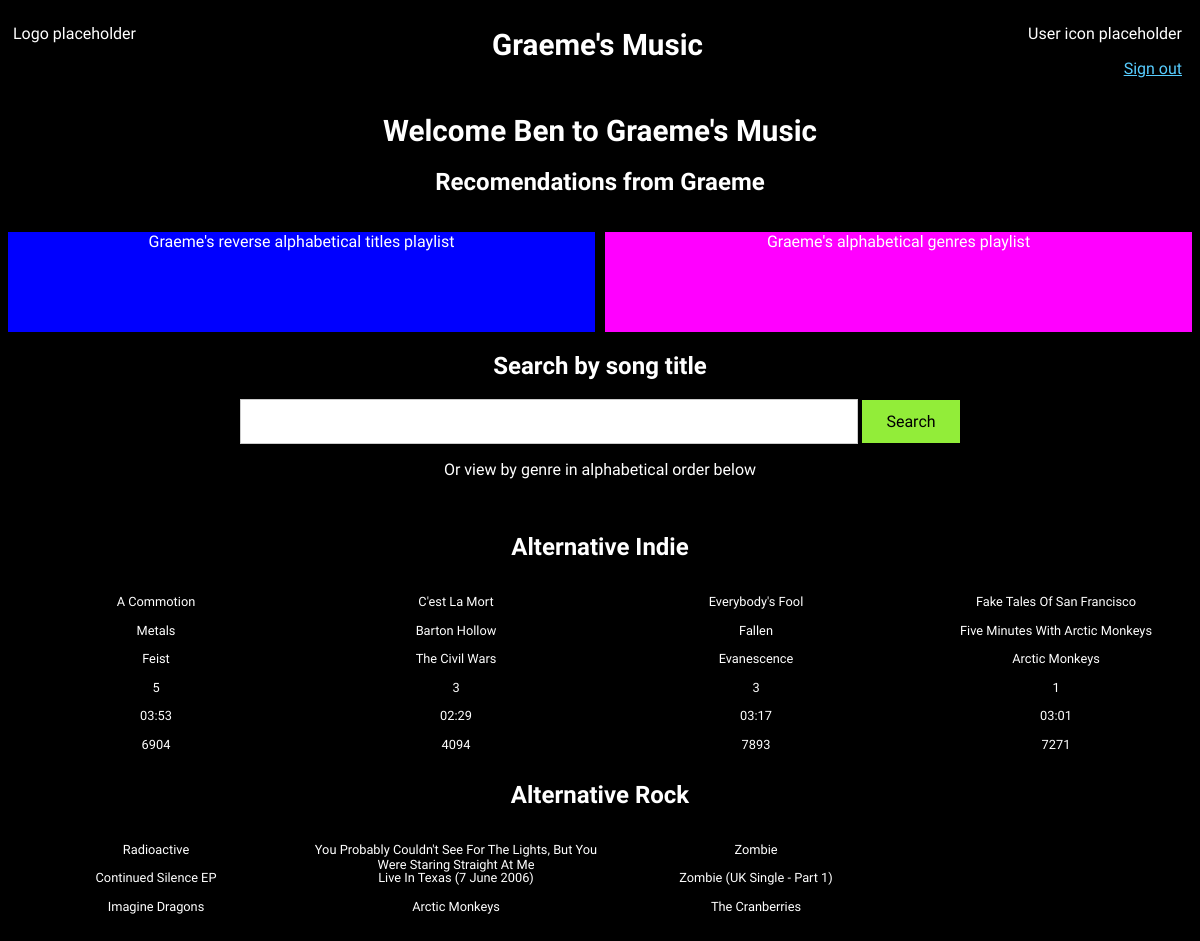
Screenshot of /index.php (signed in) with the database file from the repository.
### tables this page shows
CREATE TABLE `graeme_music_main` (
  `song_id` smallint unsigned NOT NULL AUTO_INCREMENT,
  `file_name` varchar(90) NOT NULL,
  `title` varchar(90) NOT NULL,
  `track_number` tinyint unsigned NOT NULL,
  `duration` char(5) NOT NULL,
  `size` int unsigned NOT NULL,
  `album_id` smallint unsigned NOT NULL,
  PRIMARY KEY (`song_id`),
  KEY `song_id` (`song_id`),
  KEY `album_id` (`album_id`),
  CONSTRAINT `graeme_music_main_ibfk_1` FOREIGN KEY (`album_id`) REFERENCES `graeme_music_album` (`album_id`) ON DELETE CASCADE ON UPDATE CASCADE
);

CREATE TABLE `graeme_music_album` (
  `album_id` smallint unsigned NOT NULL AUTO_INCREMENT,
  `album` varchar(60) NOT NULL,
  PRIMARY KEY (`album_id`),
  KEY `album_id` (`album_id`)
);

CREATE TABLE `graeme_music_artist` (
  `artist_id` smallint unsigned NOT NULL AUTO_INCREMENT,
  `artist` varchar(35) NOT NULL,
  PRIMARY KEY (`artist_id`),
  KEY `artist_id` (`artist_id`)
);

### index.php (the view, shortened to what this page needs)
<?php
if(!isset($_SESSION['login_user'])) {
	header("location:login.php");
} else{
	$user = $_SESSION['login_user'];
}
?>
<!DOCTYPE html>
<html>
	<head>
		<link rel="stylesheet" href="css/style.css">
	</head>
	<body>
		<div class="header">
			<div class="logo">
				<p>Logo placeholder</p>
			</div>
			<div class="header_text">
				<h1>Graeme's Music</h1>
			</div>
			<div class="user_info">
				<p>User icon placeholder</p>
				<p><a href="sign_out.php">Sign out</a></p>
			</div>
		</div>
		<div class="main_container">
			<h1>Welcome <?php echo $user; ?> to Graeme's Music</h1>
			<h2>Recomendations from Graeme</h2>
			<div class="playlist_links">
				<a href="playlist1.php">
					<div class="playlist1_link">
						<p>Graeme's reverse alphabetical titles playlist</p>
					</div>
				</a>
				<a href="playlist2.php">
					<div class="playlist2_link">
						<p>Graeme's alphabetical genres playlist</p>
					</div>
				</a>
			</div>
			<h2>Search by song title</h2>
			<div class="search_bar">
				<form method="post" id="search_bar">
					<input type="text" name="search">
					<input type="submit" value="Search">
				</form>
				<p>Or view by genre in alphabetical order below</p>
			</div>
			<br>
			<div class="genre_container">
				<div>
					<h2>Alternative Indie</h2>
					<ul>
						<?php
						require "13CSI_Graeme_Music_Assessment_mysqli.php";
						$alt_indie_query = "SELECT m.song_id, m.file_name, m.title, m.track_number, m.duration, m.size, al.album, ar.artist, g.genre
						FROM graeme_music_main AS m
						JOIN graeme_music_album AS al ON m.album_id = al.album_id
						JOIN graeme_music_main_to_artist AS mta ON m.song_id = mta.song_id
						JOIN graeme_music_artist AS ar ON mta.artist_id = ar.artist_id
						JOIN graeme_music_main_to_genre AS mtg ON m.song_id = mtg.song_id
						JOIN graeme_music_genre AS g ON mtg.genre_id = g.genre_id
						WHERE g.genre = 'Alternative Indie'";
						$result = mysqli_query($conn,$alt_indie_query);
						while($output=mysqli_fetch_array($result)) {
						?>
						<li>
							<div class="genre_data_container">
								<div class="genre_data"><p><?php echo $output['title']; ?></p></div>
								<div class="genre_data"><p><?php echo $output['album']; ?></p></div>
								<div class="genre_data"><p><?php echo $output['artist']; ?></p></div>
								<div class="genre_data"><p><?php echo $output['track_number']; ?></p></div>
								<div class="genre_data"><p><?php echo $output['duration']; ?></p></div>
								<div class="genre_data"><p><?php echo $output['size']; ?></p></div>
							</div>
						</li>
						<?php
						}
						?>
					</ul>
				</div>
				<div>
					<h2>Alternative Rock</h2>
					<ul>
						<?php
						$alt_rock_query = "SELECT m.song_id, m.file_name, m.title, m.track_number, m.duration, m.size, al.album, ar.artist, g.genre
						FROM graeme_music_main AS m
						JOIN graeme_music_album AS al ON m.album_id = al.album_id
						JOIN graeme_music_main_to_artist AS mta ON m.song_id = mta.song_id
						JOIN graeme_music_artist AS ar ON mta.artist_id = ar.artist_id
						JOIN graeme_music_main_to_genre AS mtg ON m.song_id = mtg.song_id
						JOIN graeme_music_genre AS g ON mtg.genre_id = g.genre_id
						WHERE g.genre = 'Alternative Rock'";
						$result = mysqli_query($conn,$alt_rock_query);
						while($output=mysqli_fetch_array($result)) {
						?>
						<li>
							<div class="genre_data_container">
								<div class="genre_data"><p><?php echo $output['title']; ?></p></div>
								<div class="genre_data"><p><?php echo $output['album']; ?></p></div>
								<div class="genre_data"><p><?php echo $output['artist']; ?></p></div>
								<div class="genre_data"><p><?php echo $output['track_number']; ?></p></div>
							</div>
						</li>
						<?php
						}
						?>
					</ul>
				</div>
			</div>
		</div>
	</body>
</html>

### css/style.css (style rules this page uses)
p { color: #fff; padding-left: 5px; padding-right: 5px; font-size: 1em; font-family: "Nanum Gothic", sans-serif; font-weight: 400; font-style: normal; }
h1 { color: #fff; text-align: center; font-size: 1.85em; font-family: "REM", sans-serif; font-optical-sizing: auto; font-weight: bold; font-style: normal; }
h2 { color: #fff; text-align: center; font-size: 1.5em; font-family: "REM", sans-serif; font-optical-sizing: auto; font-weight: bold; font-style: normal; }
input, textarea { font-size: 1em; font-family: "Nanum Gothic", sans-serif; font-weight: 400; font-style: normal; }
a:link { color: #57cdff; }
body { background: #000; }
.header { width: 100%; height: 100%; max-height: 400px; position: relative; display: flex; flex-flow: row nowrap; justify-content: start; background: #000; overflow: hidden; }
.logo { flex: 20%; }
.header_text { flex: 60%; text-align: center; }
.user_info { flex: 20%; float: right; text-align: right; padding-right: 5px; }
.main_container { max-height: 825px; height: 100%; overflow: scroll; overflow-x: hidden; }
.playlist_links { width: 100%; height: 100%; display: flex; flex-flow: column nowrap; justify-content: center; }
.playlist_links a { flex: 50%; text-align: center; text-decoration: none; }
.playlist1_link { height: 100px; background: #00f; }
.playlist2_link { height: 100px; background: #f0f; }
@media only screen and (min-width: 601px) { .playlist_links { flex-direction: row; column-gap: 10px; } }
.search_bar { width: 100%; height: 100%; text-align: center; }
.search_bar input[type=text] { width: 50%; padding: 12px; border: 1px solid #ccc; }
.search_bar input[type=submit] { background: #92ed39; padding: 12px 24px; border: none; cursor: pointer; }
.genre_container ul { overflow-x: scroll; overflow-y: hidden; white-space: nowrap; margin-left: 0; margin-right: 0; padding-left: 0; padding-right: 0; }
.genre_container ul li { display: inline-block; padding-bottom: 30px; width: 50%; text-align: center; }
@media only screen and (min-width: 601px) { .genre_container ul li { width: 25%; } }
.genre_data_container { width: 100%; white-space: wrap; display: grid; grid-gap: 5%; grid-template-rows: 14% 14% 14% 14% 14% 14%; grid-template-columns: 100%; }
.genre_data { text-align: center; height: 25px; font-size: 80%; font-family: "Nanum Gothic", sans-serif; font-weight: 400; font-style: normal; }

### rows the page displays
graeme_music_main: title "A Commotion", album.album "Metals", graeme_music_artist.artist "Feist", track_number "5", duration "03:53", size "6904"
graeme_music_main: title "C'est La Mort", album.album "Barton Hollow", graeme_music_artist.artist "The Civil Wars", track_number "3", duration "02:29", size "4094"
graeme_music_main: title "Everybody's Fool", album.album "Fallen", graeme_music_artist.artist "Evanescence", track_number "3", duration "03:17", size "7893"
graeme_music_main: title "Fake Tales Of San Francisco", album.album "Five Minutes With Arctic Monkeys", graeme_music_artist.artist "Arctic Monkeys", track_number "1", duration "03:01", size "7271"
graeme_music_main: title "Radioactive", album.album "Continued Silence EP", graeme_music_artist.artist "Imagine Dragons"
graeme_music_main: title "You Probably Couldn't See For The Lights, But You Were Staring Straight At Me", album.album "Live In Texas (7 June 2006)", graeme_music_artist.artist "Arctic Monkeys"
graeme_music_main: title "Zombie", album.album "Zombie (UK Single - Part 1)", graeme_music_artist.artist "The Cranberries"

### other values shown
$user "Ben"
